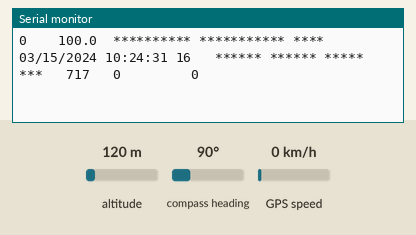
Recording of a sketch running on a simulated ESP32. On the bench: the last lines printed to the serial monitor. The test bench sets the inputs (shaded band); at power-on: altitude 120 m, GPS speed 0 km/h, compass heading 90°. The GPS gets a fix after 3 s at 37.7749, -122.4194 with 8 satellites.

Above: at 1.2 s.
1.3 s: altitude set to 109 m
At 2.8 s:
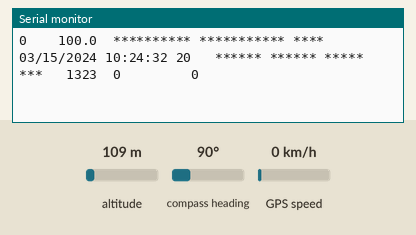
4.5 s: altitude set to 92 m
At 5.6 s:
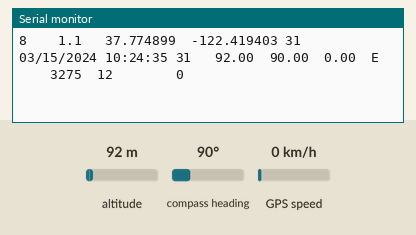
10.5 s: GPS speed set to 8 km/h
At 11.8 s:
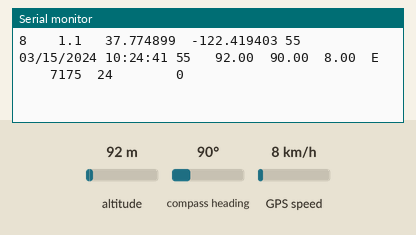
12.0 s: GPS speed set to 11 km/h
At 12.9 s:
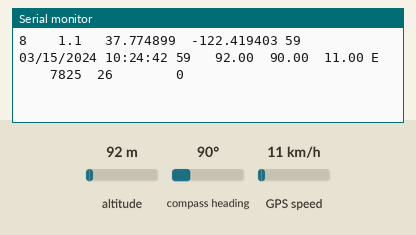

Measured:
- the behaviour switches between 100 and 99 m on altitude (found by bisection; images 1 and 2)
- the behaviour switches between 9 and 10 km/h on GPS speed (found by bisection; images 3 and 4)
- after the input at 4.5 s, the serial monitor: prints a new line after 0.53 s (image 2)
- after the input at 10.5 s, the serial monitor: prints a new line after 0.56 s (image 3)
- after the input at 12.0 s, the serial monitor: prints a new line after 0.06 s (image 4)

The sketch:

AtomicGPSTest.ino
```cpp
// (licence header left out)
#include <Arduino.h>
#include <TinyGPSPlus.h>

TinyGPSPlus gps;

// This custom version of delay() ensures that the gps object
// is being "fed".
static void smartDelay(unsigned long ms) {
    unsigned long start = millis();
    do {
        while (Serial2.available()) gps.encode(Serial2.read());
    } while (millis() - start < ms);
}

static void printFloat(float val, bool valid, int len, int prec) {
    if (!valid) {
        while (len-- > 1) Serial.print('*');
        Serial.print(' ');
    } else {
        Serial.print(val, prec);
        int vi   = abs((int)val);
        int flen = prec + (val < 0.0 ? 2 : 1);  // . and -
        flen += vi >= 1000 ? 4 : vi >= 100 ? 3 : vi >= 10 ? 2 : 1;
        for (int i = flen; i < len; ++i) Serial.print(' ');
    }
    smartDelay(0);
}

static void printInt(unsigned long val, bool valid, int len) {
    char sz[32] = "*****************";
    if (valid) sprintf(sz, "%ld", val);
    sz[len] = 0;
    for (int i = strlen(sz); i < len; ++i) sz[i] = ' ';
    if (len > 0) sz[len - 1] = ' ';
    Serial.print(sz);
    smartDelay(0);
}

static void printDateTime(TinyGPSDate &d, TinyGPSTime &t) {
    if (!d.isValid()) {
        Serial.print(F("********** "));
    } else {
        char sz[32];
        sprintf(sz, "%02d/%02d/%02d ", d.month(), d.day(), d.year());
        Serial.print(sz);
    }

    if (!t.isValid()) {
        Serial.print(F("******** "));
    } else {
        char sz[32];
        sprintf(sz, "%02d:%02d:%02d ", t.hour(), t.minute(), t.second());
        Serial.print(sz);
    }

    printInt(d.age(), d.isValid(), 5);
    smartDelay(0);
}

static void printStr(const char *str, int len) {
    int slen = strlen(str);
    for (int i = 0; i < len; ++i) Serial.print(i < slen ? str[i] : ' ');
    smartDelay(0);
}

void setup() {
    Serial.begin(115200);
    Serial2.begin(9600, SERIAL_8N1, GPIO_NUM_22, -1);
}

void loop() {
    printInt(gps.satellites.value(), gps.satellites.isValid(), 5);
    printFloat(gps.hdop.hdop(), gps.hdop.isValid(), 6, 1);
    printFloat(gps.location.lat(), gps.location.isValid(), 11, 6);
    printFloat(gps.location.lng(), gps.location.isValid(), 12, 6);
    printInt(gps.location.age(), gps.location.isValid(), 5);
    printDateTime(gps.date, gps.time);
    printFloat(gps.altitude.meters(), gps.altitude.isValid(), 7, 2);
    printFloat(gps.course.deg(), gps.course.isValid(), 7, 2);
    printFloat(gps.speed.kmph(), gps.speed.isValid(), 6, 2);
    printStr(
        gps.course.isValid() ? TinyGPSPlus::cardinal(gps.course.deg()) : "*** ",
        6);

    printInt(gps.charsProcessed(), true, 6);
    printInt(gps.sentencesWithFix(), true, 10);
    printInt(gps.failedChecksum(), true, 9);
    Serial.println();

    smartDelay(1000);

    if (millis() > 5000 && gps.charsProcessed() < 10)
        Serial.println(F("No GPS data received: check wiring"));
}
```
